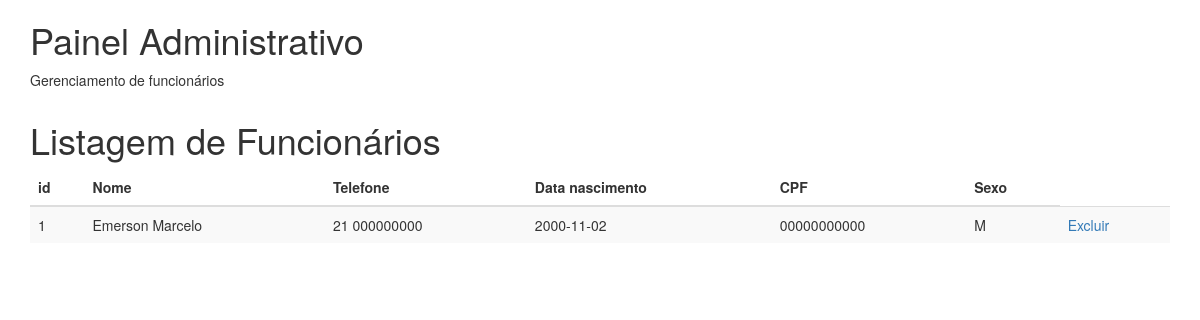
Page /painel_adm/ListaFunc.php on the committed database.
### tables this page shows
CREATE TABLE Funcionario (
    id_func int,
    nome_funcionario VARCHAR (50),
    telefone VARCHAR (20),
    data_nasc date,
    cpf VARCHAR (20),
    sexo VARCHAR (1),
    municipio VARCHAR (50),
    estado VARCHAR (50),
    PRIMARY KEY (id_func),
    FOREIGN KEY (id_func) REFERENCES usuario(id_usuario)
);

### painel_adm/ListaFunc.php (the view, shortened to what this page needs)
<!DOCTYPE html>
<head>
  <link rel="stylesheet" href="https://maxcdn.bootstrapcdn.com/bootstrap/3.3.5/css/bootstrap.min.css">
</head>
<body>
<div class="container">
  <h1>Painel Administrativo</h1>
  <p>Gerenciamento de funcionários</p>
</div>
    <?php
        $connection = mysqli_connect("localhost", "root", "", "studiodebeleza");
        mysqli_select_db($connection, "studiodebeleza");
        $sql = "SELECT * FROM funcionario";
        $result = mysqli_query($connection, $sql);
    ?>
    <div class="container">
        <h1>Listagem de Funcionários</h1>
        <table class="table table-striped">
            <thead>
                <th>id</th>
                <th>Nome</th>
                <th>Telefone</th>
                <th>Data nascimento</th>
                <th>CPF</th>
                <th>Sexo</th>
            </head>
            <tbody>
                <?php
                    while($linha = mysqli_fetch_assoc($result))
                    {
                        $id = $linha["id_func"];
                        $nome =  $linha["nome_funcionario"];
                        $telefone =  $linha["telefone"];
                        $nasc =  $linha["data_nasc"];
                        $cpf =  $linha["cpf"];
                        $sexo =  $linha["sexo"];
                        echo "<tr>";
                        echo "<td>$id<br></td>";
                        echo "<td>$nome<br></td>";
                        echo "<td>$telefone<br></td>";
                        echo "<td>$nasc<br></td>";
                        echo "<td>$cpf<br></td>";
                        echo "<td>$sexo<br></td>";
                        echo "<td><a href='excluir.php? id=$id'>Excluir</a><br></td>";
                        echo "</tr>";
                    }
                ?>
            </tbody>
        </table>
</div>
</html>

### rows in the picture
funcionario: id_func "1", nome_funcionario "Emerson Marcelo", telefone "21 000000000", data_nasc "2000-11-02", cpf "00000000000", sexo "M"
